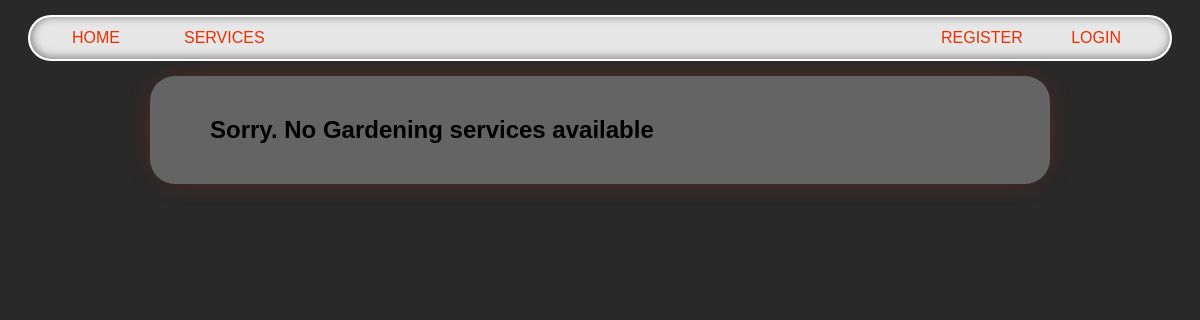
The app's page /services/Gardening/, older data.
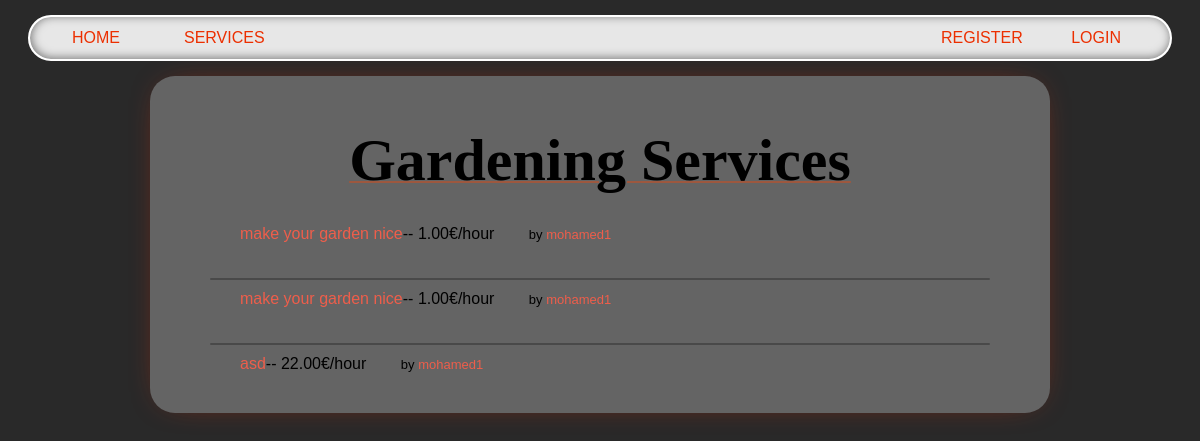
The same page, newer data.
### services/models.py (models this page shows, shortened)
class Service(models.Model):
    FIELD_CHOICES = [
        ('Air Conditioner', 'Air Conditioner'),
        ('Carpentry', 'Carpentry'),
        ('Electricity', 'Electricity'),
        ('Gardening', 'Gardening'),
        ('Home Machines', 'Home Machines'),
        ('House Keeping', 'House Keeping'),
        ('Interior Design', 'Interior Design'),
        ('Locks', 'Locks'),
        ('Painting', 'Painting'),
        ('Plumbing', 'Plumbing'),
        ('Water Heaters', 'Water Heaters'),
    ]
    company = models.ForeignKey(Company, on_delete=models.CASCADE, related_name='services')
    name = models.CharField(max_length=40)
    description = models.TextField()
    price_hour = models.DecimalField(decimal_places=2, max_digits=10)
    rating = models.IntegerField(default=0)
    field = models.CharField(max_length=30, choices=FIELD_CHOICES)
    date = models.DateTimeField(default=timezone.now)  # Correct field name

### users/models.py (models this page shows, shortened)
class Company(models.Model):
    FIELD_CHOICES = [
        ('Air Conditioner', 'Air Conditioner'),
        ('All in One', 'All in One'),
        ('Carpentry', 'Carpentry'),
        ('Electricity', 'Electricity'),
        ('Gardening', 'Gardening'),
        ('Home Machines', 'Home Machines'),
        ('House Keeping', 'House Keeping'),
        ('Interior Design', 'Interior Design'),
        ('Locks', 'Locks'),
        ('Painting', 'Painting'),
        ('Plumbing', 'Plumbing'),
        ('Water Heaters', 'Water Heaters'),
    ]
    user = models.OneToOneField(User, on_delete=models.CASCADE, primary_key=True)
    field = models.CharField(max_length=70, choices=FIELD_CHOICES, blank=False, null=False)
    rating = models.IntegerField(
        validators=[MaxValueValidator(5), MinValueValidator(0)], default=0)

class User(AbstractUser):
    is_company = models.BooleanField(default=False)
    is_customer = models.BooleanField(default=False)
    email = models.CharField(max_length=100, unique=True)
    USERNAME_FIELD = 'email'
    REQUIRED_FIELDS = ['username']  # Add any other required fields
    def __str__(self):
        return self.username

### services/views.py (the view)
# urls.py: path('<slug:field>/', v.service_field, name='services_field'),
def service_field(request, field):
    field = field.replace('-', ' ').title()
    services = Service.objects.filter(field=field)
    return render(request, 'services/field.html', {'services': services, 'field': field})

### services/templates/services/field.html (shortened to what this page needs)
{% extends 'main/base.html' %}
{% block content %}
    {% if services.all|length != 0 %}
        <p class="title">{{field}} Services</p>
        <ul class='services_list'>
            {% for service in services.all %}
                <div style="display: ruby;">
                    <div class='service_list_info'>
                        <li><a href="/services/{{service.id}}">{{ service.name }}</a>-- {{ service.price_hour }}€/hour</li>
                    </div>
                    <p style="display:block; margin: 0; float: right;font-size: small; margin-right: 30px;">by <a href="/company/{{service.company.user}}">{{service.company.user}}</a></p>
                </div>
                {% if forloop.counter != services.all|length %}
                    <div class="line"></div>
                {% endif %}
            {% endfor %}
        </ul>
    {% else %}
        <h2>Sorry. No {{field}} services available</h2>
    {% endif %}
{% endblock %}

Row changes from the older to the newer data that the page shows:
added Service: name "make your garden nice", price_hour "1.00", company.user "mohamed1"
added Service: name "make your garden nice", price_hour "1.00", company.user "mohamed1"
added Service: name "asd", price_hour "22.00", company.user "mohamed1"
Text that changed along with them:
{{ field }}: (not shown) → "Gardening"
{{ field }}: "Gardening" → (not shown)
text no longer shown: "Sorry. No services available"
text now shown: "Services"
